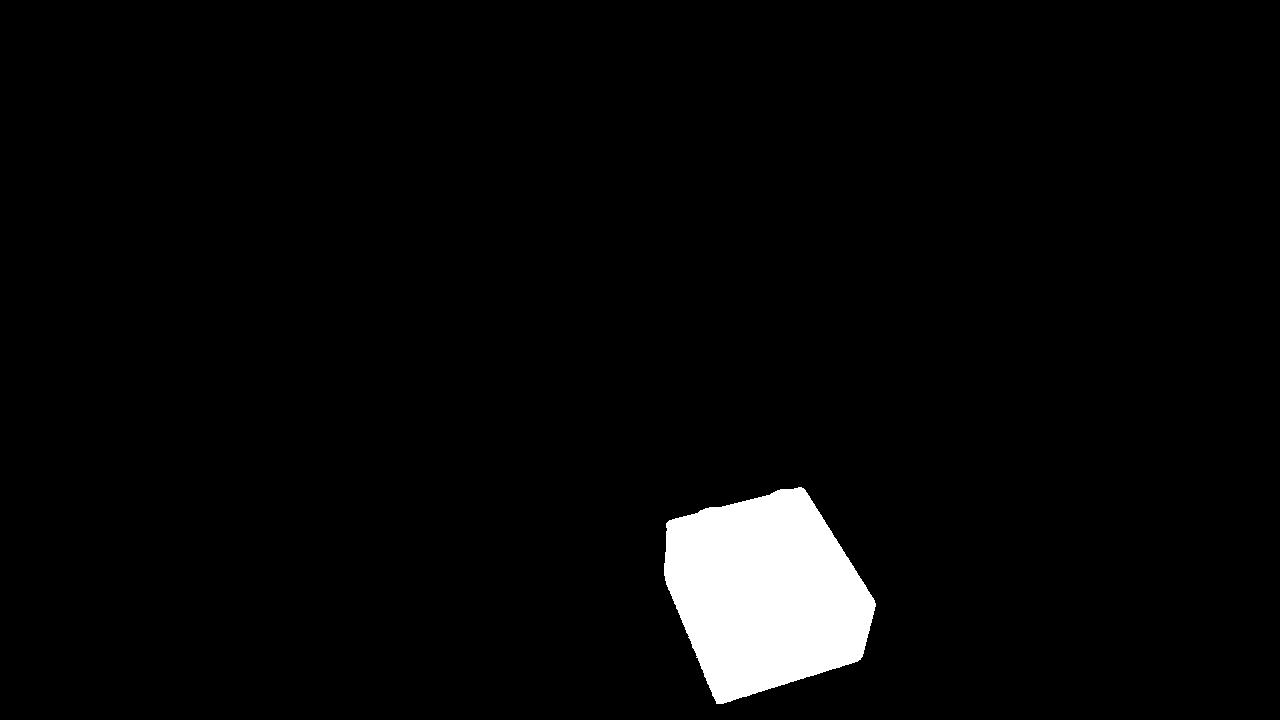
#> input picture assets/red_block_AR/segmented_images/image2.png, 1280 x 720 px, found by its file name
$ jupyter execute --allow-errors VoxelCarving.ipynb   (shell and % lines are left out)
#> lines starting #> are read from the running program, lines starting #| are printed output that depends on the picture; after the words box and inside, x2 and y2 are one past the last pixel; in counts of white or black regions, pixels touching at a corner belong together
[cell 1]
import numpy as np
from PIL import Image
import cv2 as cv
from google.colab.patches import cv2_imshow
from matplotlib import pyplot as plt

[cell 2]
img = cv.imread('images/image2.png')
#> img is the input picture: shape (720, 1280, 3); 3.5% white; 1 white region, box (x1, y1, x2, y2) and area: (664, 487, 876, 704) 32127
cv2_imshow(img)
cv.waitKey(0)

[cell 3]
img = cv.imread('images/image8.png')
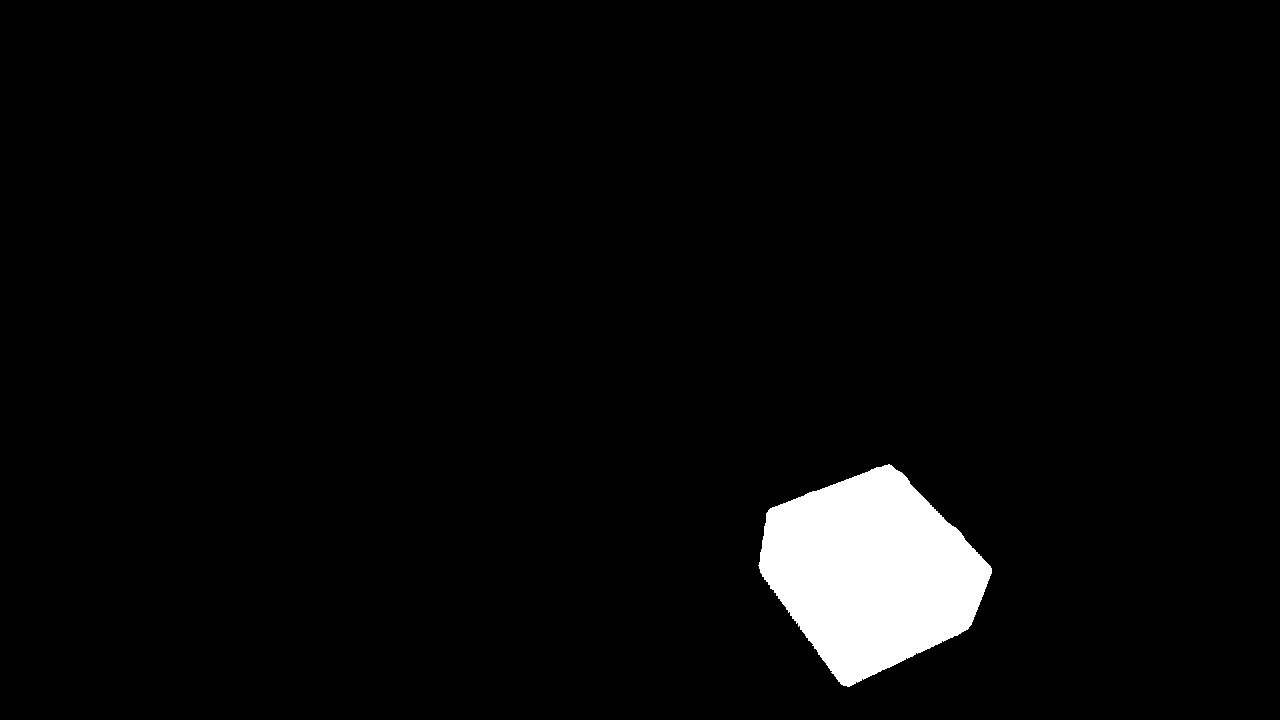
#> input picture assets/red_block_AR/segmented_images/image8.png, 1280 x 720 px, found by its file name
#> img is the input picture: shape (720, 1280, 3); 3.6% white; 1 white region, box (x1, y1, x2, y2) and area: (758, 464, 992, 687) 33213
assert img is not None, "file could not be read, check with os.path.exists()"
gray = cv.cvtColor(img,cv.COLOR_BGR2RGB)
# Reshaping the image into a 2D array of pixels and 3 color values (RGB)
pixel_vals = img.reshape((-1,3))

# Convert to float type
pixel_vals = np.float32(pixel_vals)

criteria = (cv.TERM_CRITERIA_EPS + cv.TERM_CRITERIA_MAX_ITER, 500, 0.85)

# then perform k-means clustering with number of clusters defined as 3
#also random centres are initially choosed for k-means clustering
k = 15
retval, labels, centers = cv.kmeans(pixel_vals, k, None, criteria, 10, cv.KMEANS_RANDOM_CENTERS)
#> retval = 0; centers = 15 rows, first 8: [0, 0, 0], [0, 0, 0], [0, 0, 0], [0, 0, 0], [0, 0, 0], [0, 0, 0], [0, 0, 0], [0, 0, 0]

# convert data into 8-bit values
centers = np.uint8(centers)
segmented_data = centers[labels.flatten()]

# reshape data into the original image dimensions
segmented_image = segmented_data.reshape((img.shape))

plt.imshow(segmented_image)

[cell 4]
centers[:, 1]
#> Out = [0, 0, 0, 0, 0, 0, 0, 0, 0, 0, 0, 0, 0, 255, 0]

[cell 5]
def threshold(image, low, high, channel):
  filtered_image = np.array(image, copy=True)
  filtered_image[filtered_image[:, :, channel] < low] = 0
  filtered_image[filtered_image[:, :, channel] > high] = 0
  return filtered_image

[cell 6]
def make_binary(image):
  filtered_image = np.array(image, copy=True)
  filtered_image[filtered_image[:, :, 0] > 0] = 255
  filtered_image[filtered_image[:, :, 1] > 0] = 255
  filtered_image[filtered_image[:, :, 2] > 0] = 255
  return filtered_image

[cell 7]
filtered_image = np.array(segmented_image, copy=True)
filtered_image1 = threshold(filtered_image, 186, 255, 1)
filtered_image2 = threshold(filtered_image, 149, 175, 1)
#> in threshold (call 2), `filtered_image[filtered_image[:, :, channel] > high] = 0`: filtered_image: shape (720, 1280, 3); 3.6% of pixels changed, all inside (x1, y1, x2, y2) = (758, 464, 992, 687)
filtered_image3 = threshold(filtered_image, 150, 180, 1)
plt.imshow(filtered_image2)

[cell 8]
plt.imshow(make_binary(filtered_image1) + make_binary(filtered_image2) + make_binary(filtered_image3))

#> (a cell that did not finish here is left out)

[cell 10]
import shutil
#> (the rest of this cell did not finish here and is left out)

[cell 11]
def imflatfield(I, sigma):
    """Python equivalent imflatfield implementation
       I format must be BGR and type of I must be uint8"""
    A = I.astype(np.float32) / 255  # A = im2single(I);
    Ihsv = cv.cvtColor(A, cv.COLOR_BGR2HSV)  # Ihsv = rgb2hsv(A);
    A = Ihsv[:, :, 2]  # A = Ihsv(:,:,3);

    filterSize = int(2*np.ceil(2*sigma) + 1);  # filterSize = 2*ceil(2*sigma)+1;

    # shading = imgaussfilt(A, sigma, 'Padding', 'symmetric', 'FilterSize', filterSize); % Calculate shading
    shading = cv.GaussianBlur(A, (filterSize, filterSize), sigma, borderType=cv.BORDER_REFLECT)

    meanVal = np.mean(A)  # meanVal = mean(A(:),'omitnan')

    #% Limit minimum to 1e-6 instead of testing using isnan and isinf after division.
    shading = np.maximum(shading, 1e-6)  # shading = max(shading, 1e-6);

    B = A*meanVal / shading  # B = A*meanVal./shading;

    #% Put processed V channel back into HSV image, convert to RGB
    Ihsv[:, :, 2] = B  # Ihsv(:,:,3) = B;

    B = cv.cvtColor(Ihsv, cv.COLOR_HSV2BGR)  # B = hsv2rgb(Ihsv);

    B = np.round(np.clip(B*255, 0, 255)).astype(np.uint8)  # B = im2uint8(B);

    return B

sigma = 30

#> (the rest of this cell did not finish here and is left out)

[cell 12]
cv2_imshow( cv.Laplacian(cv.cvtColor(segmented_image,cv.COLOR_BGR2GRAY),cv.CV_64F))
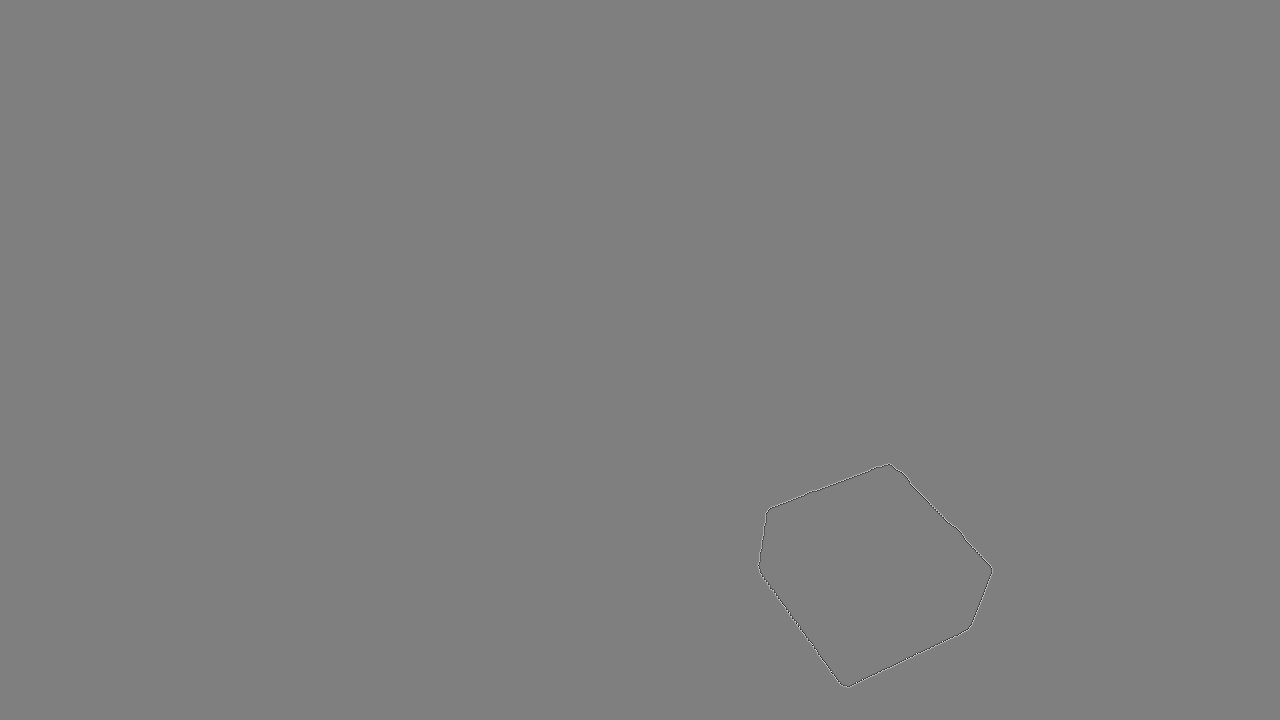
#> shown: shape (720, 1280) float64; min -765, max 765, mean 0; drawn with min black and max white

[cell 13]
import urllib
url, filename = ("https://github.com/pytorch/hub/raw/master/images/deeplab1.png", "deeplab1.png")
try: urllib.URLopener().retrieve(url, filename)
except: urllib.request.urlretrieve(url, filename)
#> (this line was passed over: the network is not available in this run)

[cell 14]
import torch
#> (the rest of this cell did not finish here and is left out)

[cell 15]
from PIL import Image
from torchvision import transforms

#> (the rest of this cell did not finish here and is left out)

#> (a cell that did not finish here is left out)

#> (a cell that did not finish here is left out)

#> (a cell that did not finish here is left out)

#> (a cell that did not finish here is left out)

#> (a cell that did not finish here is left out)

[cell 21]
cv2_imshow(segmented_image[:, :, 2])

[cell 22]
# noise removal
kernel = np.ones((3,3),np.uint8)
#> kernel = [[1, 1, 1], [1, 1, 1], [1, 1, 1]]
opening = cv.morphologyEx(segmented_image,cv.MORPH_OPEN,kernel, iterations = 2)
#> opening: shape (720, 1280, 3); 3.6% white; 1 white region, box (x1, y1, x2, y2) and area: (759, 465, 992, 686) 33197
# sure background area
sure_bg = cv.dilate(opening,kernel,iterations=3)
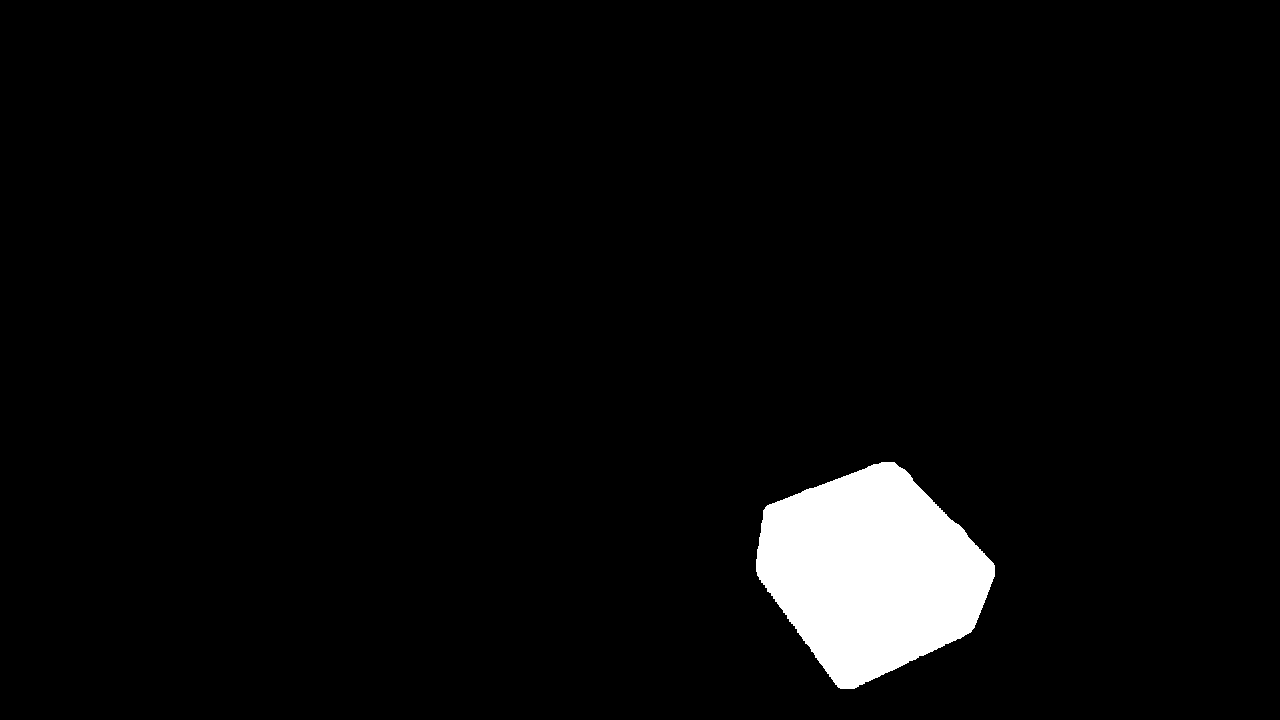
#> sure_bg: shape (720, 1280, 3); 3.9% white; 1 white region, box (x1, y1, x2, y2) and area: (756, 462, 995, 689) 35957
# Finding sure foreground area
#> (the rest of this cell did not finish here and is left out)
